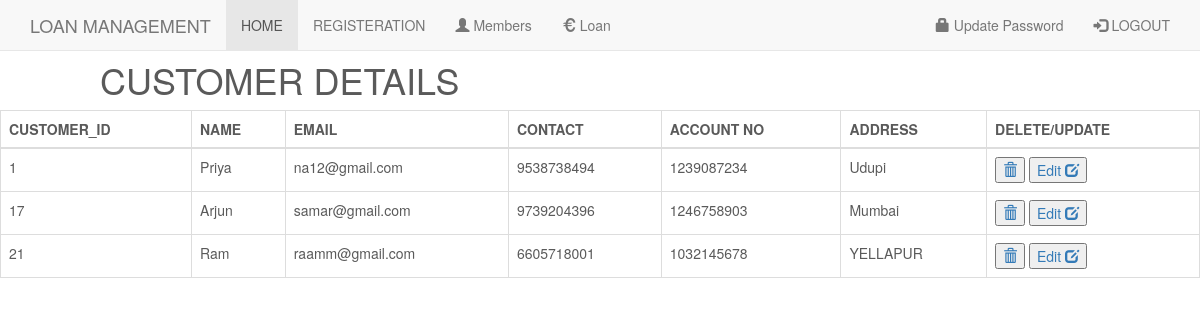
/viewcustomers.php (signed in), run on the app's committed database.
### tables this page shows
CREATE TABLE `customer` (
  `cust_id` int(11) NOT NULL,
  `name` varchar(40) NOT NULL,
  `email` varchar(50) NOT NULL,
  `accountno` int(11) NOT NULL,
  `password` varchar(20) NOT NULL,
  `contact` bigint(11) NOT NULL,
  `address` varchar(100) DEFAULT NULL,
  `qualification` varchar(50) DEFAULT NULL,
  `occupation` varchar(50) DEFAULT NULL,
  `comapny` varchar(50) DEFAULT NULL,
  `comp_address` varchar(100) DEFAULT NULL,
  `salary` float(8,2) DEFAULT NULL,
  `designation` varchar(50) DEFAULT NULL,
  `gender` varchar(10) DEFAULT NULL,
  `Country` varchar(50) DEFAULT NULL,
  `state` varchar(50) DEFAULT NULL,
  `bank_id` varchar(20) DEFAULT NULL,
  `assign_to` varchar(50) DEFAULT NULL,
  `sanction_date` date DEFAULT NULL,
  `c_date` date DEFAULT NULL
);

### viewcustomers.php (the view, shortened to what this page needs)
<?php
require("common.php");
?>
<!DOCTYPE html>
<html lang="en">
<head>
  <link rel="stylesheet" href="https://maxcdn.bootstrapcdn.com/bootstrap/3.4.1/css/bootstrap.min.css">
  <link href="css/dashboard.css" rel="stylesheet">
  <link rel="stylesheet" href="css/royalslider.css">
</head>
<body>
    <nav class="navbar navbar-default navbar-fixed-top">
      <div class="container">
        <div class="navbar-header">
          <a class="navbar-brand  em-text" href="#">LOAN MANAGEMENT</a>
        </div>
        <div id="navbar" class="collapse navbar-collapse">
          <ul class="nav navbar-nav">
            <li class="active"><a href="admins.php">HOME</a></li>
            <li><a href="customerregister.php?page=customerregister">REGISTERATION</a></li>
<li><a href="viewcustomers.php?page=viewcustomers"><span class="glyphicon glyphicon-user"></span>  Members</a></li>
<li><a href="display_loan.php?page=display_loan"><span class="glyphicon glyphicon-euro"></span> Loan</a></li>
        </ul>
        <ul class="nav navbar-nav navbar-right">
        <li><a href="changepassword.php?page=changepassword"><span class="glyphicon glyphicon-lock"></span> Update Password</a></li>
          <li><a href="logout.php?page=logout"><span class="glyphicon glyphicon-log-in"></span> LOGOUT</a></li>
        </ul>
      </div>
    </div>
  </nav>
  <br><br>
    <section>
        <h1  class="col-sm-offset-1" id="editpro">CUSTOMER DETAILS</h1></div>
  <table class="table table-bordered">
        <tr>
          <th>CUSTOMER_ID</th>
          <th>NAME</th>
          <th>EMAIL</th>
          <th>CONTACT</th>
          <th>ACCOUNT NO</th>
          <th>ADDRESS</th>
          <th>DELETE/UPDATE</th>
        </tr>
         <tbody>
     <?php
            $sqldata= mysqli_query($con,"CALL view_customers()");
           while ($row = mysqli_fetch_array($sqldata, MYSQLI_ASSOC)) {
                echo '<tr><td>';
                echo $row['cust_id'];
                echo '</td><td>';
                echo $row['name'];
                echo '</td><td>';
                echo $row['email'];
                echo '</td><td>';
                echo $row['contact'];
                echo '</td><td>';
                echo $row['accountno'];
                echo '</td><td>';
                echo $row['address'];
                echo '</td><td>';
                ?><a href="deletecustomer.php?id=<?= $row['cust_id'] ?>"><button type="button"><span class="glyphicon glyphicon-trash"></span></button></a>
         <a href="updatecustomer.php?id=<?= $row['cust_id'] ?>"><button type="button">Edit <span class="glyphicon glyphicon-edit"></span></button></a>
         <?php
     echo '</td></tr>';
           }
            ?>
            </tbody>
    </table>
</section>
     <div style="float: right;" align="right" class="col-sm-4 container" id="google_translate_element"></div>
</body>
</html>

### css/dashboard.css (style rules this page uses)
body { padding-bottom: 40px; color: #5a5a5a; }

### data on the page
customer: cust_id "1", name "Priya", email "na12@gmail.com", contact "9538738494", accountno "1239087234", address "Udupi"
customer: cust_id "17", name "Arjun", email "samar@gmail.com", contact "9739204396", accountno "1246758903", address "Mumbai"
customer: cust_id "21", name "Ram", email "raamm@gmail.com", contact "6605718001", accountno "1032145678", address "YELLAPUR"
